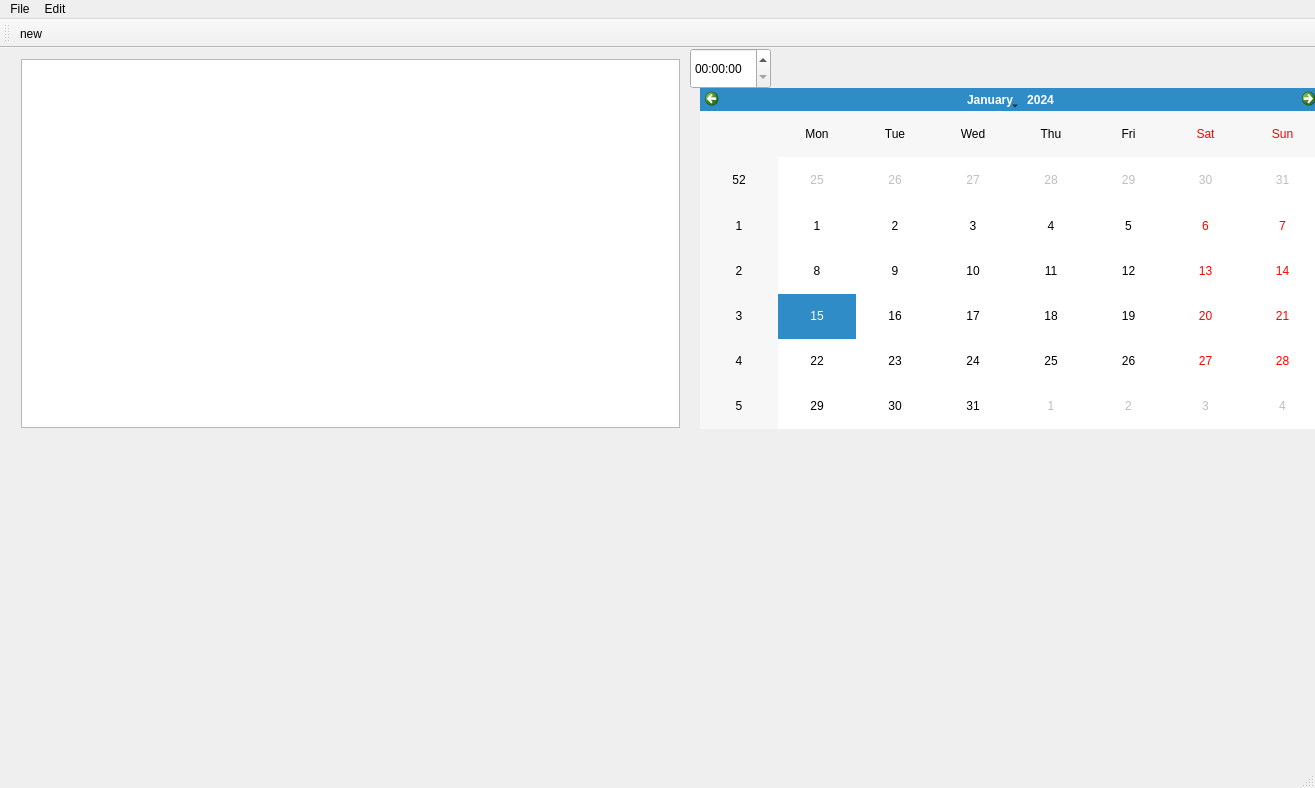
<?xml version="1.0" encoding="UTF-8"?>
<ui version="4.0">
 <class>MainWindow</class>
 <widget class="QMainWindow" name="MainWindow">
  <property name="geometry">
   <rect>
    <x>0</x>
    <y>0</y>
    <width>1315</width>
    <height>788</height>
   </rect>
  </property>
  <property name="windowTitle">
   <string>MainWindow</string>
  </property>
  <widget class="QWidget" name="centralWidget">
   <widget class="QWidget" name="verticalLayoutWidget">
    <property name="geometry">
     <rect>
      <x>10</x>
      <y>0</y>
      <width>681</width>
      <height>391</height>
     </rect>
    </property>
    <layout class="QVBoxLayout" name="verticalLayout">
     <item>
      <widget class="QTextEdit" name="textEdit"/>
     </item>
    </layout>
   </widget>
   <widget class="QCalendarWidget" name="calendarWidget">
    <property name="geometry">
     <rect>
      <x>700</x>
      <y>40</y>
      <width>621</width>
      <height>341</height>
     </rect>
    </property>
   </widget>
   <widget class="QTimeEdit" name="timeEdit">
    <property name="geometry">
     <rect>
      <x>690</x>
      <y>0</y>
      <width>81</width>
      <height>41</height>
     </rect>
    </property>
   </widget>
  </widget>
  <widget class="QMenuBar" name="menuBar">
   <property name="geometry">
    <rect>
     <x>0</x>
     <y>0</y>
     <width>1315</width>
     <height>22</height>
    </rect>
   </property>
   <widget class="QMenu" name="menuFile">
    <property name="title">
     <string>File</string>
    </property>
    <addaction name="actionnew"/>
    <addaction name="actionOpen"/>
    <addaction name="actionSave"/>
    <addaction name="actionsave_as"/>
    <addaction name="actionPrint"/>
    <addaction name="actionExit"/>
   </widget>
   <widget class="QMenu" name="menuEdit">
    <property name="title">
     <string>Edit</string>
    </property>
    <addaction name="actionCopy"/>
    <addaction name="actionPaste"/>
    <addaction name="actionCut"/>
    <addaction name="actionUndo"/>
    <addaction name="actionRedo_lmao"/>
   </widget>
   <addaction name="menuFile"/>
   <addaction name="menuEdit"/>
  </widget>
  <widget class="QToolBar" name="mainToolBar">
   <attribute name="toolBarArea">
    <enum>TopToolBarArea</enum>
   </attribute>
   <attribute name="toolBarBreak">
    <bool>false</bool>
   </attribute>
   <addaction name="actionnew"/>
  </widget>
  <widget class="QStatusBar" name="statusBar"/>
  <action name="actionnew">
   <property name="text">
    <string>new</string>
   </property>
  </action>
  <action name="actionOpen">
   <property name="icon">
    <iconset resource="resoures.qrc">
     <normaloff>:/imgs/teeth.jpg</normaloff>:/imgs/teeth.jpg</iconset>
   </property>
   <property name="text">
    <string>Open</string>
   </property>
  </action>
  <action name="actionSave">
   <property name="text">
    <string>Save</string>
   </property>
  </action>
  <action name="actionsave_as">
   <property name="icon">
    <iconset resource="resoures.qrc">
     <normaloff>:/imgs/teeth.jpg</normaloff>:/imgs/teeth.jpg</iconset>
   </property>
   <property name="text">
    <string>save as</string>
   </property>
  </action>
  <action name="actionPrint">
   <property name="text">
    <string>Print</string>
   </property>
  </action>
  <action name="actionExit">
   <property name="text">
    <string>Exit</string>
   </property>
  </action>
  <action name="actionCopy">
   <property name="icon">
    <iconset resource="resoures.qrc">
     <normaloff>:/imgs/teeth.jpg</normaloff>:/imgs/teeth.jpg</iconset>
   </property>
   <property name="text">
    <string>Copy</string>
   </property>
  </action>
  <action name="actionPaste">
   <property name="text">
    <string>Paste</string>
   </property>
  </action>
  <action name="actionCut">
   <property name="text">
    <string>Cut</string>
   </property>
  </action>
  <action name="actionUndo">
   <property name="text">
    <string>Undo</string>
   </property>
  </action>
  <action name="actionRedo_lmao">
   <property name="text">
    <string>Redo lmao</string>
   </property>
  </action>
 </widget>
 <layoutdefault spacing="6" margin="11"/>
 <resources>
  <include location="resoures.qrc"/>
 </resources>
 <connections/>
</ui>
